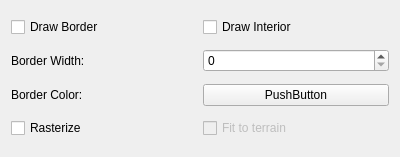
<?xml version="1.0" encoding="UTF-8"?>
<ui version="4.0">
 <class>PolygonWidget</class>
 <widget class="QWidget" name="PolygonWidget">
  <property name="geometry">
   <rect>
    <x>0</x>
    <y>0</y>
    <width>400</width>
    <height>157</height>
   </rect>
  </property>
  <property name="windowTitle">
   <string>PolygonWidget</string>
  </property>
  <layout class="QVBoxLayout">
   <item>
    <layout class="QHBoxLayout">
     <item>
      <widget class="QCheckBox" name="_drawBorder">
       <property name="text">
        <string>Draw Border</string>
       </property>
      </widget>
     </item>
     <item>
      <widget class="QCheckBox" name="_drawInterior">
       <property name="text">
        <string>Draw Interior</string>
       </property>
      </widget>
     </item>
    </layout>
   </item>
   <item>
    <layout class="QHBoxLayout">
     <item>
      <widget class="QLabel" name="label">
       <property name="text">
        <string>Border Width:</string>
       </property>
      </widget>
     </item>
     <item>
      <widget class="QSpinBox" name="_borderWidth"/>
     </item>
    </layout>
   </item>
   <item>
    <layout class="QHBoxLayout">
     <item>
      <widget class="QLabel" name="label_2">
       <property name="text">
        <string>Border Color:</string>
       </property>
      </widget>
     </item>
     <item>
      <widget class="Minerva::QtTools::ColorButton" name="_borderColor">
       <property name="text">
        <string>PushButton</string>
       </property>
      </widget>
     </item>
    </layout>
   </item>
   <item>
    <layout class="QHBoxLayout">
     <item>
      <widget class="QCheckBox" name="_rasterize">
       <property name="enabled">
        <bool>true</bool>
       </property>
       <property name="text">
        <string>Rasterize</string>
       </property>
      </widget>
     </item>
     <item>
      <widget class="QCheckBox" name="checkBox_5">
       <property name="enabled">
        <bool>false</bool>
       </property>
       <property name="text">
        <string>Fit to terrain</string>
       </property>
      </widget>
     </item>
    </layout>
   </item>
  </layout>
 </widget>
 <customwidgets>
  <customwidget>
   <class>Minerva::QtTools::ColorButton</class>
   <extends>QPushButton</extends>
   <header>Minerva/Qt/Tools/ColorButton.h</header>
  </customwidget>
 </customwidgets>
 <resources/>
 <connections/>
</ui>
